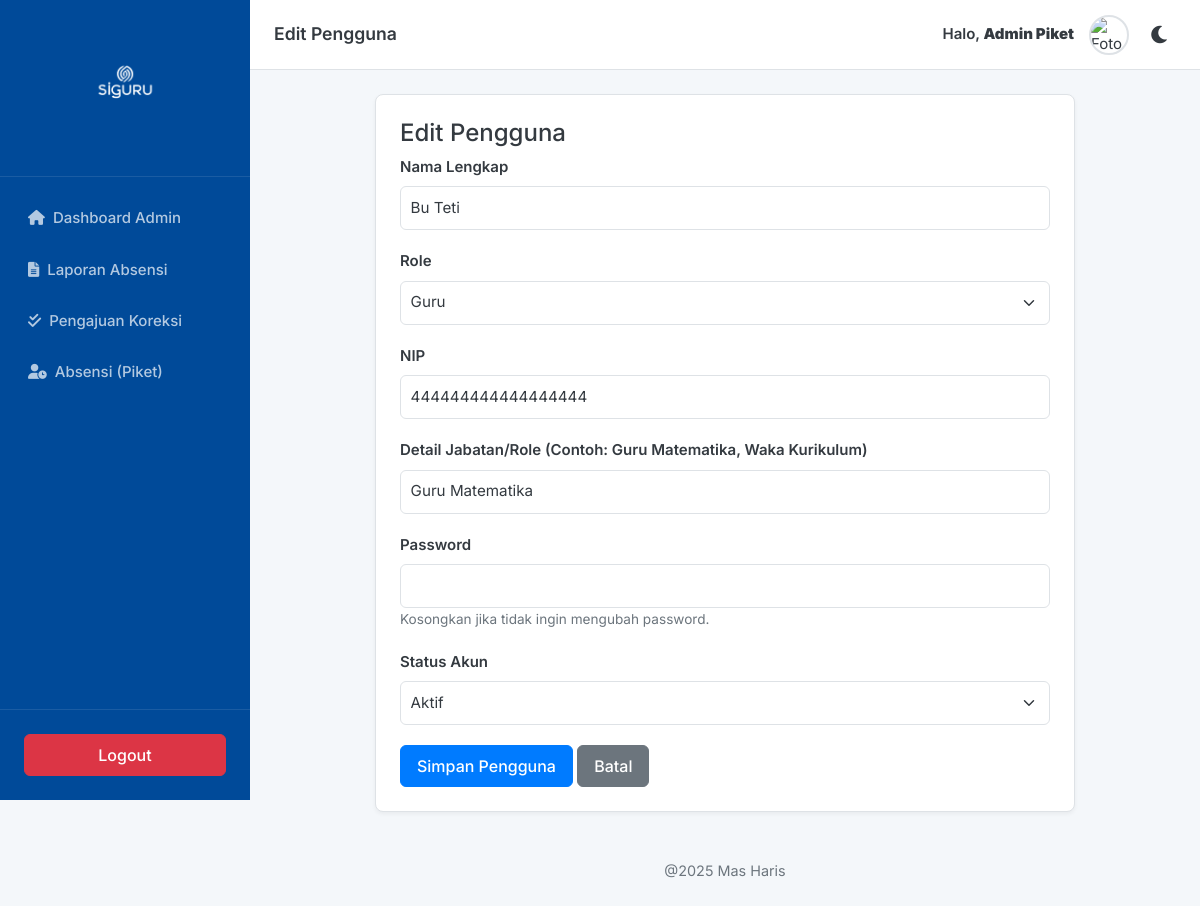
The page /edit_user.php?id=4 (signed in) on the database its author committed.
### tables this page shows
CREATE TABLE
  `users` (
    `id` INT AUTO_INCREMENT PRIMARY KEY,
    `nama` VARCHAR(100) NOT NULL,
    `nip` VARCHAR(18) CHARACTER
    SET
      utf8mb4 NULL UNIQUE,
      `nisn` VARCHAR(10) CHARACTER
    SET
      utf8mb4 NULL UNIQUE,
      `password` VARCHAR(255) NOT NULL,
      `role` ENUM ('super admin', 'admin', 'guru', 'ketua kelas') NOT NULL,
      `role_guru` VARCHAR(100) NULL COMMENT 'Cth: Guru Matematika',
      `kelas_id` INT NULL COMMENT 'Hanya untuk Ketua Kelas',
      `status` ENUM ('Aktif', 'Non-Aktif') NOT NULL DEFAULT 'Aktif',
       
      `jenis_kelamin` ENUM ('Laki-laki', 'Perempuan') NULL,
      `alamat` TEXT NULL,
      `foto` VARCHAR(255) NULL COMMENT 'Nama file foto profil',
      FOREIGN KEY (`kelas_id`) REFERENCES `kelas` (`id`) ON DELETE SET NULL
  );

### edit_user.php (the view, shortened to what this page needs)
<?php
require_once 'includes/db.php';
$user_id = $_GET['id'] ?? null;
$page_title = $user_id ? "Edit Pengguna" : "Tambah Pengguna Baru";
$user = [
    'nama' => '',
    'nip' => '',
    'nisn' => '',
    'role' => '',
    'role_guru' => '',
    'kelas_id' => '',
    'status' => 'Aktif',
    'foto' => ''
];
if ($user_id) {
    $stmt = $conn->prepare("SELECT * FROM users WHERE id = ?");
    $stmt->bind_param("i", $user_id);
    $stmt->execute();
    $result = $stmt->get_result();
    $user = $result->fetch_assoc();
}
?>
<?php include 'includes/header.php'; ?>
<div class="card-ui" style="max-width: 700px; margin: 0 auto;">
    <h4><?= $page_title; ?></h4>
    <form method="POST" enctype="multipart/form-data">
        <div class="form-group">
            <label class="form-label">Nama Lengkap</label>
            <input type="text" class="form-control" name="nama" value="<?= htmlspecialchars($user['nama']); ?>" required>
        </div>
        <div class="form-group">
            <label class="form-label">Role</label>
            <select name="role" id="role-select" class="form-select" required>
                <option value="guru" <?= $user['role'] == 'guru' ? 'selected' : ''; ?>>Guru</option>
            </select>
        </div>
        <div class="form-group" id="grup-nip" style="display: none;">
            <label class="form-label">NIP</label>
            <input type="text" class="form-control" name="nip" value="<?= htmlspecialchars($user['nip']); ?>">
        </div>
        <div class="form-group" id="grup-role-guru" style="display: none;">
            <label class="form-label">Detail Jabatan/Role (Contoh: Guru Matematika, Waka Kurikulum)</label>
            <input type="text" class="form-control" name="role_guru" value="<?= htmlspecialchars($user['role_guru']); ?>">
        </div>
        <div class="form-group">
            <label class="form-label">Password</label>
            <input type="password" class="form-control" name="password">
            <?php if ($user_id): ?>
                <small class="form-text">Kosongkan jika tidak ingin mengubah password.</small>
            <?php endif; ?>
        </div>
        <div class="form-group">
            <label class="form-label">Status Akun</label>
            <select name="status" class="form-select" required>
                <option value="Aktif" <?= $user['status'] == 'Aktif' ? 'selected' : ''; ?>>Aktif</option>
            </select>
        </div>
        <button type="submit" class="btn btn-primary">Simpan Pengguna</button>
        <a href="manage_users.php" class="btn btn-secondary">Batal</a>
    </form>
</div>
<?php include 'includes/footer.php'; ?>

### assets/css/style.css (style rules this page uses)
:root { --primary-color: #007bff; --primary-hover: #0056b3; --dark-blue: #004a99; --light-color: #f4f7fa; --white-color: #ffffff; --border-color: #dee2e6; --text-color: #343a40; --text-light: #6c757d; --success: #28a745; --danger: #dc3545; --sidebar-width: 250px; --header-height: 70px; }
body { font-family: "Inter", sans-serif; background-color: var(--light-color); color: var(--text-color); margin: 0; padding: 0; font-size: 15px; transition: background-color 0.2s, color 0.2s; }
.card-ui { background-color: var(--white-color); border: 1px solid var(--border-color); border-radius: 8px; padding: 1.5rem; margin-bottom: 1.5rem; box-shadow: 0 2px 4px rgba(0, 0, 0, 0.05); transition: background-color 0.2s, border-color 0.2s; }
.btn { padding: 0.5rem 1rem; font-weight: 500; border-radius: 6px; cursor: pointer; text-decoration: none; display: inline-block; border: 1px solid transparent; }
.btn-primary { background-color: var(--primary-color); color: var(--white-color); border-color: var(--primary-color); }
.btn-secondary { background-color: var(--text-light); color: var(--white-color); border-color: var(--text-light); }
.form-group { margin-bottom: 1.25rem; }
.form-label { font-weight: 600; margin-bottom: 0.5rem; display: block; }
.form-control, .form-select { width: 100%; padding: 0.6rem; border: 1px solid var(--border-color); border-radius: 6px; font-family: "Inter", sans-serif; font-size: 0.95rem; box-sizing: border-box; background-color: var(--white-color); color: var(--text-color); }
.form-text { font-size: 0.85rem; color: var(--text-light); margin-top: 0.25rem; }

### rows shown on the page
users: nama "Bu Teti", role "Guru", nip "444444444444444444", role_guru "Guru Matematika", status "Aktif"

### other values the page prints
$_SESSION['page_title'] "Edit Pengguna"
$user_nama "Admin Piket"
$page_title "Edit Pengguna"
